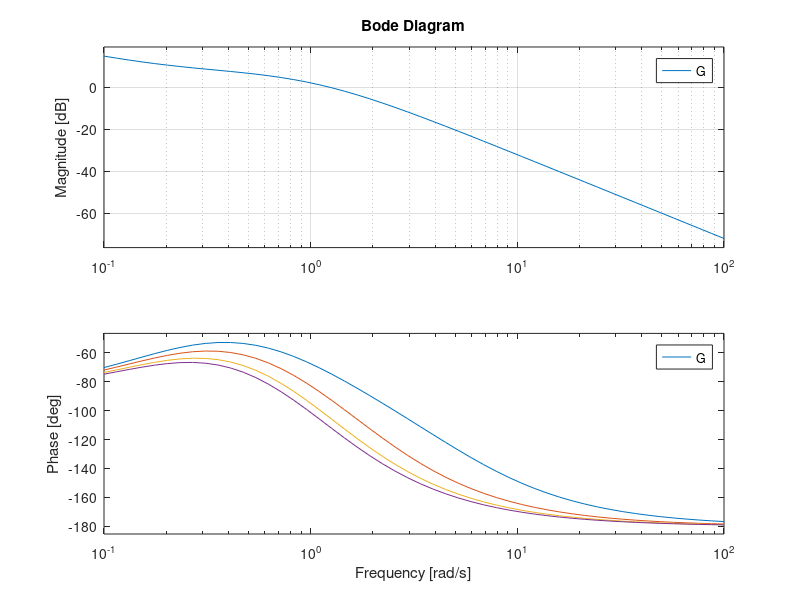

Recreate this plot in MATLAB.
clear; close all; clc
%Sea la funcion de transferencia:
%           0.5(1+5s)
% G(s) = ---------------
%        s(1+s)(1+tau*s)

tau = [0.2,0.5,0.8,1];

for i=1:length(tau)
    G = tf([2.5 0.5],conv(conv([1 0],[1 1]),[tau(i) 1]));
    hold on
    w = logspace (-1,2);
    bode(G,w)
    grid
end